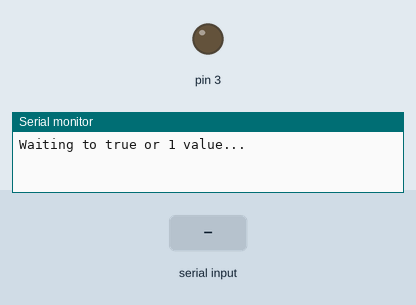
Recording of a sketch running on a simulated Arduino Uno, built with avr-gcc and run on an emulated ATmega328P. Parts: output pins drawn as LEDs (lit = HIGH), the last lines printed to the serial monitor. Inputs (shaded band) come from the test bench.

Above: at 1.2 s.
1.3 s: "true" received over Serial
At 2.6 s:
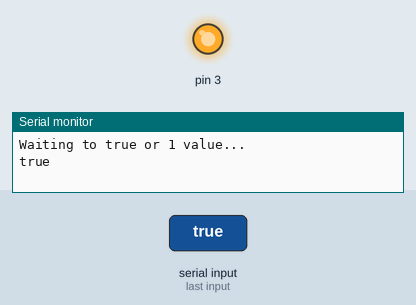
3.8 s: "1" received over Serial
At 5.6 s:
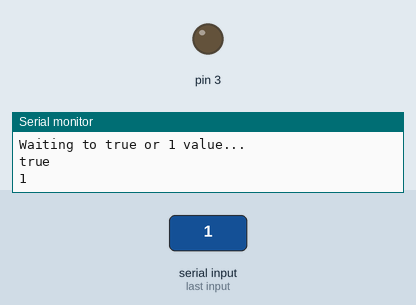
Timing chart, 0 to 7.1 s (numbered marks = the images above; inputs shaded):
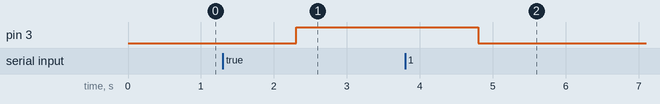

Measured:
- after the input at 1.3 s, pin 3: LOW → HIGH after 1.0 s
- after the input at 3.8 s, pin 3: HIGH → LOW after 1.0 s

The sketch:

10_arduino-basic_Serial_Read2.ino
```cpp
// https://www.tinkercad.com/things/7hURa9ntR6y


void setup()
{
    pinMode(3, OUTPUT);
    Serial.begin(9600);
    Serial.println("Waiting to true or 1 value... ");
}

void loop()
{
    while(!Serial.available());
    String action = Serial.readString();
    Serial.println(action);
    if(action == "true" || action == "1")
        digitalWrite(3, !digitalRead(3));
}
```
